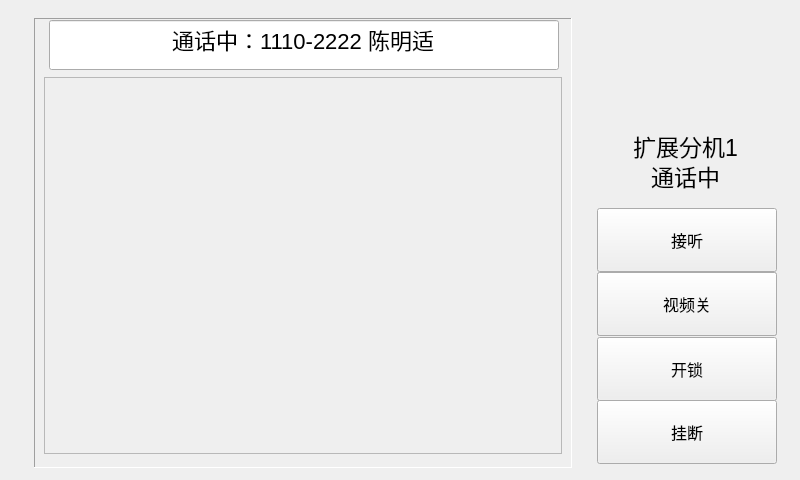
<?xml version="1.0" encoding="UTF-8"?>
<ui version="4.0">
 <class>IstDialog</class>
 <widget class="QDialog" name="IstDialog">
  <property name="geometry">
   <rect>
    <x>0</x>
    <y>0</y>
    <width>800</width>
    <height>480</height>
   </rect>
  </property>
  <property name="windowTitle">
   <string>Dialog</string>
  </property>
  <widget class="CommonPushButton" name="pushButtonIstVideoOpen">
   <property name="geometry">
    <rect>
     <x>597</x>
     <y>272</y>
     <width>180</width>
     <height>64</height>
    </rect>
   </property>
   <property name="font">
    <font>
     <family>AlArabiya</family>
     <pointsize>12</pointsize>
    </font>
   </property>
   <property name="focusPolicy">
    <enum>Qt::NoFocus</enum>
   </property>
   <property name="text">
    <string>视频开</string>
   </property>
  </widget>
  <widget class="CommonPushButton" name="pushButtonIstVideoClose">
   <property name="geometry">
    <rect>
     <x>597</x>
     <y>272</y>
     <width>180</width>
     <height>64</height>
    </rect>
   </property>
   <property name="font">
    <font>
     <family>AlArabiya</family>
     <pointsize>12</pointsize>
    </font>
   </property>
   <property name="focusPolicy">
    <enum>Qt::NoFocus</enum>
   </property>
   <property name="text">
    <string>视频关</string>
   </property>
  </widget>
  <widget class="CommonPushButton" name="pushButtonIstHangUp">
   <property name="geometry">
    <rect>
     <x>597</x>
     <y>400</y>
     <width>180</width>
     <height>64</height>
    </rect>
   </property>
   <property name="font">
    <font>
     <family>AlArabiya</family>
     <pointsize>12</pointsize>
    </font>
   </property>
   <property name="focusPolicy">
    <enum>Qt::NoFocus</enum>
   </property>
   <property name="text">
    <string>挂断</string>
   </property>
  </widget>
  <widget class="CommonPushButton" name="pushButtonIstOpen">
   <property name="geometry">
    <rect>
     <x>597</x>
     <y>337</y>
     <width>180</width>
     <height>64</height>
    </rect>
   </property>
   <property name="font">
    <font>
     <family>AlArabiya</family>
     <pointsize>12</pointsize>
    </font>
   </property>
   <property name="focusPolicy">
    <enum>Qt::NoFocus</enum>
   </property>
   <property name="text">
    <string>开锁</string>
   </property>
  </widget>
  <widget class="CommonPushButton" name="pushButtonIstAnswer">
   <property name="geometry">
    <rect>
     <x>597</x>
     <y>208</y>
     <width>180</width>
     <height>64</height>
    </rect>
   </property>
   <property name="font">
    <font>
     <family>AlArabiya</family>
     <pointsize>12</pointsize>
    </font>
   </property>
   <property name="focusPolicy">
    <enum>Qt::NoFocus</enum>
   </property>
   <property name="text">
    <string>接听</string>
   </property>
  </widget>
  <widget class="QFrame" name="framePanel">
   <property name="geometry">
    <rect>
     <x>34</x>
     <y>18</y>
     <width>538</width>
     <height>450</height>
    </rect>
   </property>
   <property name="frameShape">
    <enum>QFrame::Panel</enum>
   </property>
   <property name="frameShadow">
    <enum>QFrame::Sunken</enum>
   </property>
  </widget>
  <widget class="QFrame" name="frameVideoShow">
   <property name="geometry">
    <rect>
     <x>44</x>
     <y>77</y>
     <width>518</width>
     <height>377</height>
    </rect>
   </property>
   <property name="styleSheet">
    <string notr="true"/>
   </property>
   <property name="frameShape">
    <enum>QFrame::StyledPanel</enum>
   </property>
   <property name="frameShadow">
    <enum>QFrame::Raised</enum>
   </property>
  </widget>
  <widget class="MyLabel" name="labelExtension1">
   <property name="geometry">
    <rect>
     <x>610</x>
     <y>130</y>
     <width>151</width>
     <height>31</height>
    </rect>
   </property>
   <property name="styleSheet">
    <string notr="true">font: 23px;
</string>
   </property>
   <property name="frameShape">
    <enum>QFrame::NoFrame</enum>
   </property>
   <property name="frameShadow">
    <enum>QFrame::Plain</enum>
   </property>
   <property name="text">
    <string>扩展分机1</string>
   </property>
   <property name="alignment">
    <set>Qt::AlignCenter</set>
   </property>
  </widget>
  <widget class="MyLabel" name="labelExtension2">
   <property name="geometry">
    <rect>
     <x>610</x>
     <y>160</y>
     <width>151</width>
     <height>31</height>
    </rect>
   </property>
   <property name="styleSheet">
    <string notr="true">font: 23px;
</string>
   </property>
   <property name="frameShape">
    <enum>QFrame::NoFrame</enum>
   </property>
   <property name="frameShadow">
    <enum>QFrame::Plain</enum>
   </property>
   <property name="text">
    <string>通话中</string>
   </property>
   <property name="alignment">
    <set>Qt::AlignCenter</set>
   </property>
  </widget>
  <widget class="ScrollLineEdit" name="lineEditInfo">
   <property name="geometry">
    <rect>
     <x>49</x>
     <y>20</y>
     <width>510</width>
     <height>50</height>
    </rect>
   </property>
   <property name="font">
    <font>
     <pointsize>-1</pointsize>
     <weight>50</weight>
     <italic>false</italic>
     <bold>false</bold>
    </font>
   </property>
   <property name="cursor">
    <cursorShape>IBeamCursor</cursorShape>
   </property>
   <property name="focusPolicy">
    <enum>Qt::NoFocus</enum>
   </property>
   <property name="styleSheet">
    <string notr="true">font: 22px;</string>
   </property>
   <property name="text">
    <string>通话中：1110-2222 陈明适</string>
   </property>
   <property name="frame">
    <bool>true</bool>
   </property>
   <property name="echoMode">
    <enum>QLineEdit::Normal</enum>
   </property>
   <property name="alignment">
    <set>Qt::AlignCenter</set>
   </property>
   <property name="readOnly">
    <bool>true</bool>
   </property>
  </widget>
 </widget>
 <customwidgets>
  <customwidget>
   <class>CommonPushButton</class>
   <extends>QPushButton</extends>
   <header>commonpushbutton.h</header>
  </customwidget>
  <customwidget>
   <class>ScrollLineEdit</class>
   <extends>QLineEdit</extends>
   <header>scrolllineedit.h</header>
  </customwidget>
  <customwidget>
   <class>MyLabel</class>
   <extends>QLabel</extends>
   <header>mylabel.h</header>
  </customwidget>
 </customwidgets>
 <tabstops>
  <tabstop>pushButtonIstAnswer</tabstop>
  <tabstop>pushButtonIstVideoClose</tabstop>
  <tabstop>pushButtonIstVideoOpen</tabstop>
  <tabstop>pushButtonIstOpen</tabstop>
  <tabstop>pushButtonIstHangUp</tabstop>
 </tabstops>
 <resources/>
 <connections/>
</ui>
